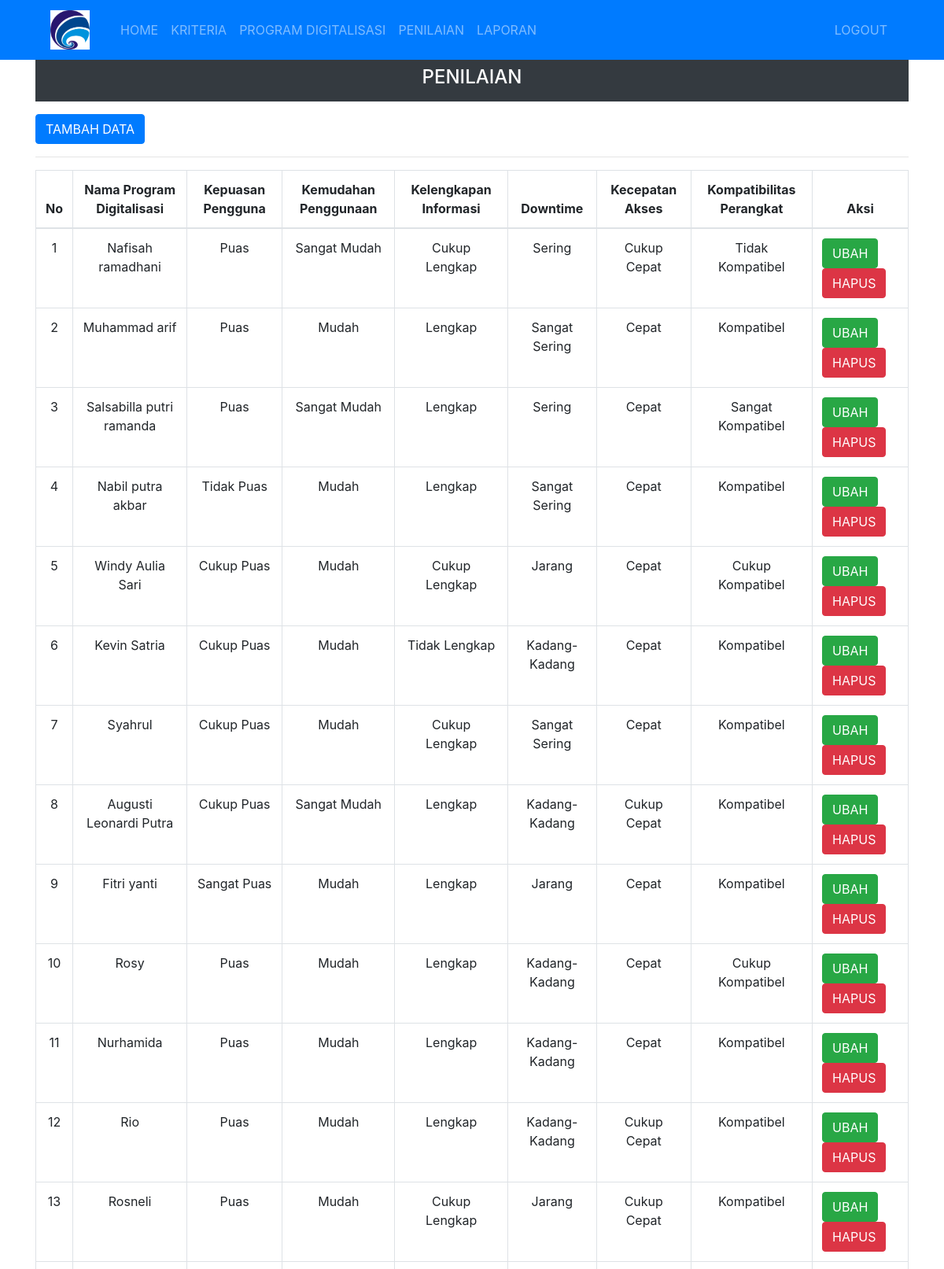
/admin/nilai.php (signed in, upper part), run on the app's committed database.
### tables this page shows
CREATE TABLE `kriteria` (
  `id_kriteria` int(1) NOT NULL,
  `nama_kriteria` varchar(30) NOT NULL,
  `bobot_kriteria` double NOT NULL,
  `jenis_kriteria` varchar(10) NOT NULL,
  `akar_kriteria` double NOT NULL,
  `solusi_ideal_positif` double NOT NULL,
  `solusi_ideal_negatif` double NOT NULL
);

CREATE TABLE `program` (
  `id_program` int(1) NOT NULL,
  `nama_program` varchar(30) NOT NULL,
  `d_max` double NOT NULL,
  `d_min` double NOT NULL,
  `nilai_v` double NOT NULL,
  `rank` int(5) NOT NULL
);

CREATE TABLE `subkriteria` (
  `id_subkriteria` int(1) NOT NULL,
  `id_kriteria` int(1) NOT NULL,
  `nama_subkriteria` varchar(30) NOT NULL,
  `nilai_subkriteria` int(11) NOT NULL
);

### admin/nilai.php (the view, shortened to what this page needs)
<?php include 'header.php'; ?>
<div class="container-xl">
  <div class="bg-dark text-white py-2 mb-3">
    <h4 class="text-center">PENILAIAN</h4>
  </div>
  <div class="panel panelcontainer">
    <div class="bootstrap-table">
        <a href="nilai-aksi.php?aksi=tambah" class="btn btn-primary">TAMBAH DATA</a>
      <hr />
      <div class="table-responsive">
        <table class="table table-bordered">
          <thead>
            <tr>
              <th class="text-center">No</th>
              <th class="text-center">Nama Program Digitalisasi</th>
              <?php
                $data = mysqli_query($conn, "SELECT * FROM kriteria ORDER BY id_kriteria");
                while ($a = mysqli_fetch_array($data)) { ?>
              <th class="text-center"> <?php echo $a['nama_kriteria'] ?> </th>
              <?php } ?>
              <th class="text-center">Aksi</th>
            </tr>
          </thead>
          <tbody>
            <?php
              $data = mysqli_query($conn, "
                SELECT p.id_program, p.nama_program
                FROM program p
                JOIN nilai n ON p.id_program = n.id_program
                GROUP BY p.id_program
                ORDER BY p.id_program
              ");
              $no = 1;
              while ($a = mysqli_fetch_array($data)) {
                $id_program = $a['id_program'];
            ?>
            <tr>
              <td class="text-center"><?php echo $no++ ?></td>
              <td class="text-center"><?php echo $a['nama_program'] ?></td>
              <?php
              $query = mysqli_query($conn, "
                SELECT a.nama_subkriteria as nama_sub
                FROM subkriteria a
                JOIN nilai b ON a.id_subkriteria = b.id_subkriteria
                WHERE b.id_program = $id_program
                ORDER BY b.id_kriteria
              ");
              while ($result = mysqli_fetch_array($query)) { ?>
                <td class="text-center"><?php echo $result['nama_sub'] ?></td>
                <?php
              } ?>
              <td>
                <a href="nilai-aksi.php?id_program=<?php echo $a['id_program'] ?>&aksi=ubah" class="btn btn-success">UBAH</a>
                <a href="nilai-proses.php?id_program=<?php echo $a['id_program'] ?>&proses=hapus" class="btn btn-danger">HAPUS</a>
              </td>
            </tr>
            <?php } ?>
          </tbody>
        </table>
      </div>
    </div>
  </div>
</div>

### data on the page
kriteria: nama_kriteria "Kepuasan Pengguna"
kriteria: nama_kriteria "Kemudahan Penggunaan"
kriteria: nama_kriteria "Kelengkapan Informasi"
kriteria: nama_kriteria "Downtime"
kriteria: nama_kriteria "Kecepatan Akses"
kriteria: nama_kriteria "Kompatibilitas Perangkat"
program: nama_program "Nafisah ramadhani"
subkriteria: nama_subkriteria "Puas"
subkriteria: nama_subkriteria "Sangat Mudah"
subkriteria: nama_subkriteria "Cukup Lengkap"
subkriteria: nama_subkriteria "Sering"
subkriteria: nama_subkriteria "Cukup Cepat"
subkriteria: nama_subkriteria "Tidak Kompatibel"
program: nama_program "Muhammad arif"
subkriteria: nama_subkriteria "Mudah"
subkriteria: nama_subkriteria "Lengkap"
subkriteria: nama_subkriteria "Sangat Sering"
subkriteria: nama_subkriteria "Cepat"
subkriteria: nama_subkriteria "Kompatibel"
program: nama_program "Salsabilla putri ramanda"
subkriteria: nama_subkriteria "Sangat Kompatibel"
program: nama_program "Nabil putra akbar"
subkriteria: nama_subkriteria "Tidak Puas"
program: nama_program "Windy Aulia Sari"
subkriteria: nama_subkriteria "Cukup Puas"
subkriteria: nama_subkriteria "Jarang"
subkriteria: nama_subkriteria "Cukup Kompatibel"
program: nama_program "Kevin Satria"
subkriteria: nama_subkriteria "Tidak Lengkap"
subkriteria: nama_subkriteria "Kadang-Kadang"
program: nama_program "Syahrul"
program: nama_program "Augusti Leonardi Putra"
program: nama_program "Fitri yanti"
subkriteria: nama_subkriteria "Sangat Puas"
program: nama_program "Rosy"
program: nama_program "Nurhamida"
program: nama_program "Rio"
program: nama_program "Rosneli"
